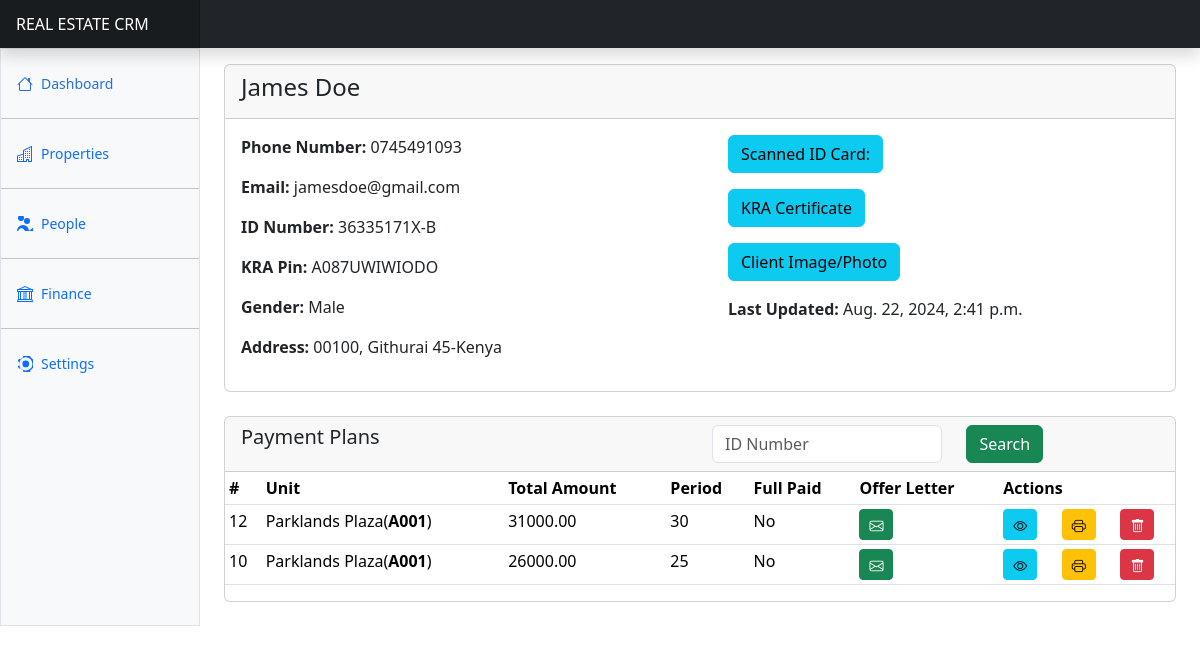
Page /users/clients/1/details/ (signed in) on the committed database.
### apps/users/models.py (models this page shows, shortened)
class Client(AbstractBaseModel):
    name = models.CharField(max_length=255)
    email = models.EmailField(null=True)
    phone_number = models.CharField(max_length=255)
    id_number = models.CharField(max_length=255, null=True)
    kra_pin = models.CharField(max_length=255, null=True)
    gender = models.CharField(max_length=255)
    address = models.CharField(max_length=255, null=True)
    city = models.CharField(max_length=255, null=True)
    country = models.CharField(max_length=255, null=True)
    id_copy = models.FileField(upload_to="client_ids/", null=True)
    kra_certificate = models.FileField(upload_to="kra_cerificates/", null=True)
    photo = models.ImageField(upload_to="client_photos/", null=True)

### apps/finance/models.py (models this page shows, shortened)
class ClientPaymentPlan(AbstractBaseModel):
    client = models.ForeignKey("users.Client", on_delete=models.CASCADE, related_name="clientpaymentplans")
    unit = models.ForeignKey("properties.PropertyUnit", on_delete=models.SET_NULL, null=True)
    booking_fee = models.DecimalField(max_digits=100, decimal_places=2, default=0)
    deposit_fee = models.DecimalField(max_digits=100, decimal_places=2, default=0)
    period = models.IntegerField(default=1)
    installment_amount = models.DecimalField(max_digits=100, decimal_places=2, default=0)
    total_amount = models.DecimalField(max_digits=100, decimal_places=2, default=0)
    first_repayment_date = models.DateField(null=True)
    fully_paid = models.BooleanField(default=False)

### apps/properties/models.py (models this page shows)
class PropertyUnit(AbstractBaseModel):
    unit_number = models.CharField(max_length=255)
    property = models.ForeignKey(
        Property, on_delete=models.CASCADE, related_name="propertyunits"
    )
    client = models.ForeignKey("users.Client", on_delete=models.SET_NULL, null=True)
    cost = models.DecimalField(max_digits=100, decimal_places=2, default=0)
    booking_fee = models.DecimalField(max_digits=100, decimal_places=2, default=0)
    deposit_fee = models.DecimalField(max_digits=100, decimal_places=2, default=0)
    unit_status = models.CharField(
        max_length=255, choices=UNIT_STATUSES, default="Available"
    )
    def __str__(self):
        return self.unit_number

class Property(AbstractBaseModel):
    name = models.CharField(max_length=255)
    property_type = models.CharField(max_length=255, choices=PROPERTY_TYPES)
    location = models.CharField(max_length=255)
    town = models.CharField(max_length=255, null=True)
    county = models.CharField(max_length=255, null=True)
    total_units = models.IntegerField(default=1)
    total_cost = models.DecimalField(max_digits=100, decimal_places=2)
    image = models.ImageField(upload_to="property_images/", null=True)
    title_deed = models.FileField(upload_to="property_title_deeds/", null=True)
    sold_out = models.BooleanField(default=False)
    booking_fee = models.DecimalField(max_digits=100, decimal_places=2, default=0)
    deposit_fee = models.DecimalField(max_digits=100, decimal_places=2, default=0)
    def __str__(self):
        return self.name

### apps/users/clients/views.py (the view)
# urls.py: path("clients/<int:id>/details/", client_details, name="client-details"),
@login_required(login_url="/users/login/")
def client_details(request, id):
    client = Client.objects.get(id=id)
    plans = client.clientpaymentplans.all().order_by("-created")
    context = {"client": client, "plans": plans}
    return render(request, "clients/client_details.html", context)

### templates/clients/client_details.html (shortened to what this page needs)
{% extends "base.html" %}
{% block content %}
  <div class="card mb-4">
    <div class="card-header">
        <h4>{{client.name}}</h4>
    </div>
    <div class="row">
      <div class="col">
        <div class="card-body">
          <p><strong>Phone Number:</strong> {{client.phone_number}}</p>
          <p><strong>Email:</strong> {{client.email}}</p>
          <p><strong>ID Number:</strong> {{client.id_number}}</p>
          <p><strong>KRA Pin:</strong> {{client.kra_pin}}</p>
          <p><strong>Gender:</strong> {{client.gender}}</p>
          <p><strong>Address:</strong> {{client.address}}, {{client.city}}-{{client.country}}</p>
      </div>
      </div>
      <div class="col">
        <div class="card-body">
          <p><a href="{{client.id_copy.url}}" target="_blank" class="btn btn-info">Scanned ID Card:</a></p>
          <p><a href="{{client.kra_certificate.url}}" target="_blank" class="btn btn-info">KRA Certificate</a></p>
          <p><a href="{{client.photo.url}}" target="_blank" class="btn btn-info">Client Image/Photo</a></p>
          <p><strong>Last Updated:</strong> {{client.modified}}</p>
      </div>
      </div>
    </div>
</div>
<div class="card mb-4">
    <div class="card-header">
        <div class="row">
            <div class="col">
                <h5>Payment Plans</h5>
            </div>
            <div class="col">
                <form method="POST">
                    <div class="input-group">
                      <div class="row">
                        <div class="col-8">
                          <input type="text" class="form-control" name="id_number" id="id_number" placeholder="ID Number" >
                        </div>
                        <div class="col-4">
                          <button class="btn btn-success">Search</button>
                        </div>
                      </div>
                    </div>
                  </form>
            </div>
        </div>
    </div>
    <table class="table table-sm">
        <thead>
            <tr>
            <th scope="col">#</th>
              <th scope="col">Unit</th>
              <th scope="col">Total Amount</th>
              <th scope="col">Period</th>
              <th scope="col">Full Paid</th>
              <th scope="col">Offer Letter</th>
              <th scope="col" colspan="3">Actions</th>
            </tr>
        </thead>
        <tbody>
            {% for plan in plans %}
            <tr>
              <td>{{plan.id}}</td>
              <td>{{plan.unit.property}}(<b>{{plan.unit}}</b>)</td>
              <td>{{plan.total_amount}}</td>
              <td>{{plan.period}}</td>
              <td>{% if plan.fully_paid %} Yes {% else %} No {% endif %}</td>
              <td><a href="#" class="btn btn-success btn-sm"><i class="bi bi-envelope"></i></a></td>
              <td><a href="{% url 'payment-plan-details' plan.id %}" class="btn btn-info btn-sm">
                <i class="bi bi-eye"></i>
              </a></td>
              <td><a class="btn btn-warning btn-sm">
                <i class="bi bi-printer"></i>
              </a></td>
              <td><a class="btn btn-danger btn-sm" data-bs-toggle="modal" data-bs-target="#deletePlanModal{{ plan.id }}">
                <i class="bi bi-trash"></i>
              </a></td>
            </tr>
            {% endfor %}
          </tbody>
    </table>
</div>
{% endblock content %}

### static/dashboard.css (style rules this page uses)
.bi { display: inline-block; width: 1rem; height: 1rem; }

### templates/base.html (style rules this page uses)
.bi { vertical-align: -.125em; fill: currentColor; }

### rows in the picture
Client: name "James Doe", phone_number "0745491093", email "jamesdoe@gmail.com", id_number "36335171X-B", kra_pin "A087UWIWIODO", gender "Male", address "00100", city "Githurai 45", country "Kenya", modified "Aug. 22, 2024, 2:41 p.m."
ClientPaymentPlan: id "12", unit.property "Parklands Plaza", unit "A001", total_amount "31000.00", period "30", fully_paid "No"
ClientPaymentPlan: id "10", unit.property "Parklands Plaza", unit "A001", total_amount "26000.00", period "25", fully_paid "No"
